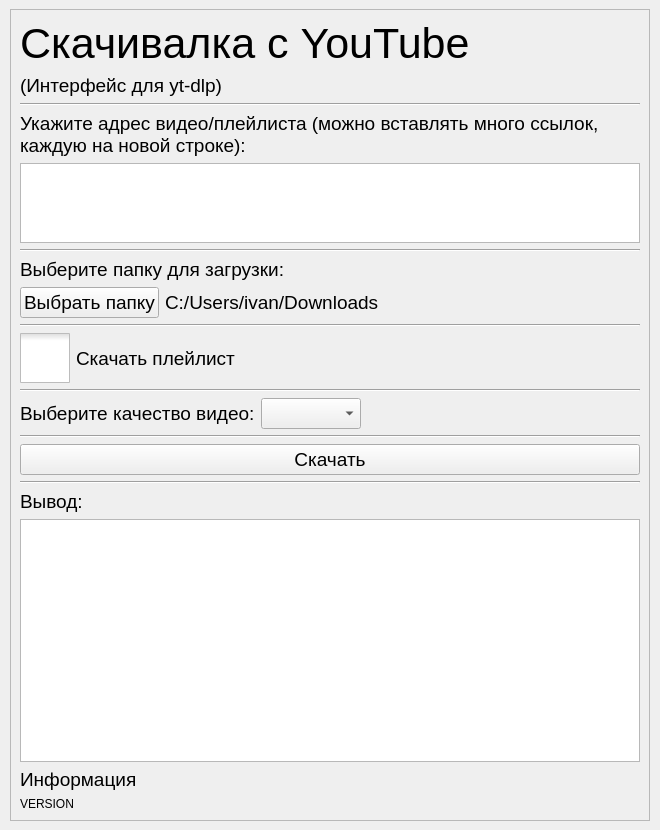
<?xml version="1.0" encoding="UTF-8"?>
<ui version="4.0">
 <class>MainWindow</class>
 <widget class="QMainWindow" name="MainWindow">
  <property name="enabled">
   <bool>true</bool>
  </property>
  <property name="geometry">
   <rect>
    <x>0</x>
    <y>0</y>
    <width>660</width>
    <height>830</height>
   </rect>
  </property>
  <property name="font">
   <font>
    <pointsize>14</pointsize>
   </font>
  </property>
  <property name="windowTitle">
   <string>Скачивалка с YouTube (интерфейс для yt-dlp)</string>
  </property>
  <property name="windowIcon">
   <iconset>
    <normalon>:/icons/icon.ico</normalon>
   </iconset>
  </property>
  <widget class="QWidget" name="centralwidget">
   <layout class="QHBoxLayout" name="horizontalLayout_2">
    <item>
     <widget class="QScrollArea" name="scrollArea">
      <property name="maximumSize">
       <size>
        <width>640</width>
        <height>16777215</height>
       </size>
      </property>
      <property name="widgetResizable">
       <bool>true</bool>
      </property>
      <widget class="QWidget" name="scrollAreaWidgetContents">
       <property name="geometry">
        <rect>
         <x>0</x>
         <y>0</y>
         <width>638</width>
         <height>810</height>
        </rect>
       </property>
       <layout class="QVBoxLayout" name="verticalLayout_3">
        <item>
         <widget class="QLabel" name="label_13">
          <property name="font">
           <font>
            <pointsize>32</pointsize>
           </font>
          </property>
          <property name="text">
           <string>Скачивалка с YouTube</string>
          </property>
         </widget>
        </item>
        <item>
         <widget class="QLabel" name="label_16">
          <property name="text">
           <string>&lt;html&gt;&lt;head/&gt;&lt;body&gt;&lt;p&gt;(Интерфейс для yt-dlp)&lt;/p&gt;&lt;/body&gt;&lt;/html&gt;</string>
          </property>
         </widget>
        </item>
        <item>
         <widget class="Line" name="line_18">
          <property name="orientation">
           <enum>Qt::Horizontal</enum>
          </property>
         </widget>
        </item>
        <item>
         <widget class="QLabel" name="label_15">
          <property name="text">
           <string>&lt;html&gt;&lt;head/&gt;&lt;body&gt;&lt;p&gt;Укажите адрес видео/плейлиста (можно вставлять много ссылок, каждую на новой строке):&lt;/p&gt;&lt;/body&gt;&lt;/html&gt;</string>
          </property>
          <property name="wordWrap">
           <bool>true</bool>
          </property>
         </widget>
        </item>
        <item>
         <widget class="QPlainTextEdit" name="plainTextEdit_urls">
          <property name="sizePolicy">
           <sizepolicy hsizetype="Expanding" vsizetype="Fixed">
            <horstretch>0</horstretch>
            <verstretch>0</verstretch>
           </sizepolicy>
          </property>
          <property name="maximumSize">
           <size>
            <width>16777215</width>
            <height>80</height>
           </size>
          </property>
         </widget>
        </item>
        <item>
         <widget class="Line" name="line_16">
          <property name="orientation">
           <enum>Qt::Horizontal</enum>
          </property>
         </widget>
        </item>
        <item>
         <widget class="QLabel" name="label_18">
          <property name="text">
           <string>&lt;html&gt;&lt;head/&gt;&lt;body&gt;&lt;p&gt;Выберите папку для загрузки:&lt;/p&gt;&lt;/body&gt;&lt;/html&gt;</string>
          </property>
         </widget>
        </item>
        <item>
         <layout class="QHBoxLayout" name="horizontalLayout_3">
          <item>
           <widget class="QPushButton" name="button_download_directory">
            <property name="text">
             <string>Выбрать папку</string>
            </property>
           </widget>
          </item>
          <item>
           <widget class="QLabel" name="label_download_directory">
            <property name="text">
             <string>C:/Users/ivan/Downloads</string>
            </property>
           </widget>
          </item>
          <item>
           <spacer name="horizontalSpacer_8">
            <property name="orientation">
             <enum>Qt::Horizontal</enum>
            </property>
            <property name="sizeHint" stdset="0">
             <size>
              <width>40</width>
              <height>20</height>
             </size>
            </property>
           </spacer>
          </item>
         </layout>
        </item>
        <item>
         <widget class="Line" name="line_14">
          <property name="orientation">
           <enum>Qt::Horizontal</enum>
          </property>
         </widget>
        </item>
        <item>
         <widget class="QCheckBox" name="check_download_playlist">
          <property name="font">
           <font>
            <pointsize>14</pointsize>
           </font>
          </property>
          <property name="styleSheet">
           <string notr="true">QCheckBox::indicator
{
	width: 50px;
	height: 50px;
}
QCheckBox::indicator:checked
{
    image: url(:/icons/CarbonCheckboxChecked.svg);
}
QCheckBox::indicator:unchecked
{
    image: url(:/icons/CarbonCheckbox.svg);
}
</string>
          </property>
          <property name="text">
           <string>Скачать плейлист</string>
          </property>
         </widget>
        </item>
        <item>
         <widget class="Line" name="line_13">
          <property name="orientation">
           <enum>Qt::Horizontal</enum>
          </property>
         </widget>
        </item>
        <item>
         <layout class="QHBoxLayout" name="horizontalLayout">
          <item>
           <widget class="QLabel" name="label_14">
            <property name="text">
             <string>Выберите качество видео:</string>
            </property>
           </widget>
          </item>
          <item>
           <widget class="QComboBox" name="comboBox_video_size">
            <property name="minimumSize">
             <size>
              <width>100</width>
              <height>0</height>
             </size>
            </property>
           </widget>
          </item>
          <item>
           <spacer name="horizontalSpacer_1">
            <property name="orientation">
             <enum>Qt::Horizontal</enum>
            </property>
            <property name="sizeHint" stdset="0">
             <size>
              <width>40</width>
              <height>20</height>
             </size>
            </property>
           </spacer>
          </item>
         </layout>
        </item>
        <item>
         <widget class="Line" name="line_15">
          <property name="orientation">
           <enum>Qt::Horizontal</enum>
          </property>
         </widget>
        </item>
        <item>
         <widget class="QPushButton" name="pushButton_download">
          <property name="text">
           <string>Скачать</string>
          </property>
         </widget>
        </item>
        <item>
         <widget class="Line" name="line_17">
          <property name="orientation">
           <enum>Qt::Horizontal</enum>
          </property>
         </widget>
        </item>
        <item>
         <widget class="QLabel" name="label_17">
          <property name="text">
           <string>Вывод:</string>
          </property>
         </widget>
        </item>
        <item>
         <widget class="QPlainTextEdit" name="plainTextEdit_logs">
          <property name="minimumSize">
           <size>
            <width>0</width>
            <height>180</height>
           </size>
          </property>
          <property name="lineWrapMode">
           <enum>QPlainTextEdit::NoWrap</enum>
          </property>
          <property name="readOnly">
           <bool>true</bool>
          </property>
         </widget>
        </item>
        <item>
         <widget class="QLabel" name="label">
          <property name="text">
           <string>Информация</string>
          </property>
         </widget>
        </item>
        <item>
         <widget class="QLabel" name="version_label">
          <property name="font">
           <font>
            <pointsize>9</pointsize>
           </font>
          </property>
          <property name="text">
           <string>VERSION</string>
          </property>
         </widget>
        </item>
       </layout>
      </widget>
     </widget>
    </item>
   </layout>
  </widget>
 </widget>
 <resources>
  <include location="resources.qrc"/>
 </resources>
 <connections/>
</ui>
